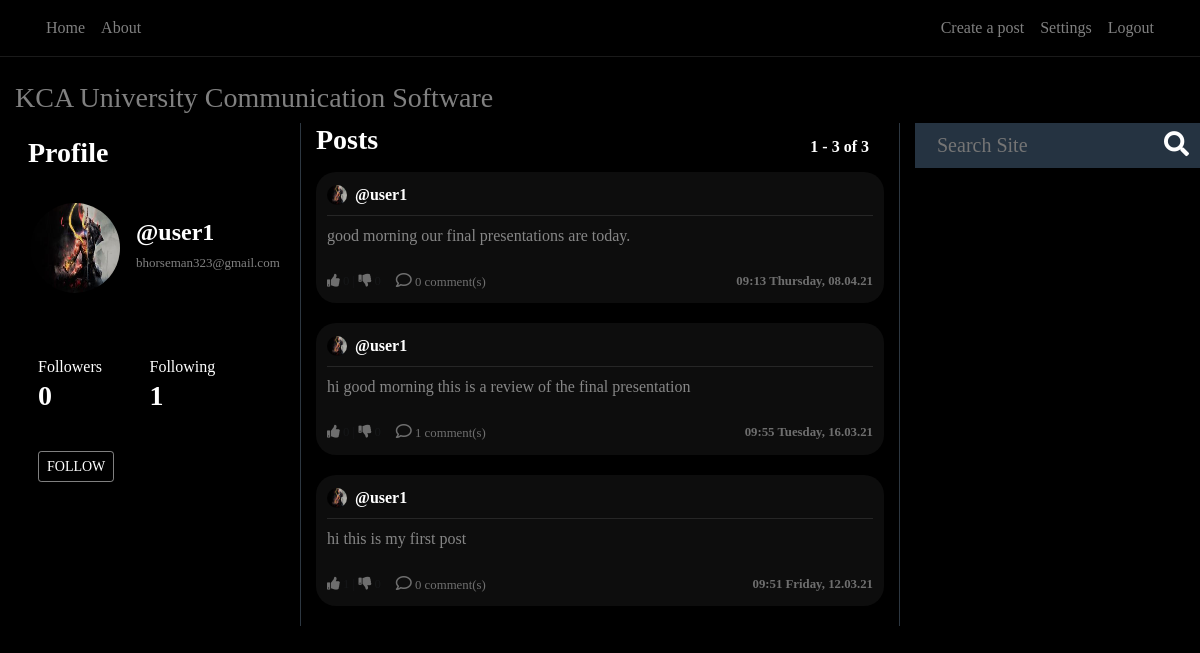
The app's page /user/@user1 (signed in) with its own data.
### users/models.py (models this page shows, shortened)
class Profile(models.Model):
    user = models.OneToOneField(User, on_delete=models.CASCADE)
    image = models.ImageField(default='default.png', upload_to='profile_pics')
    @property
    def followers(self):
        return Follow.objects.filter(follow_user=self.user).count()
    @property
    def following(self):
        return Follow.objects.filter(user=self.user).count()

### blog/models.py (models this page shows, shortened)
class Post(models.Model):
    content = models.TextField(max_length=1000)
    date_posted = models.DateTimeField(default=timezone.now)
    author = models.ForeignKey(User, on_delete=models.CASCADE)
    likes= models.IntegerField(default=0)
    dislikes= models.IntegerField(default=0)
    @property
    def number_of_comments(self):
        return Comment.objects.filter(post_connected=self).count()

### blog/views.py (the view, shortened to what this page needs)
# urls.py: path('user/<str:username>', UserPostListView.as_view(), name='user-posts'),
class UserPostListView(LoginRequiredMixin, ListView):
    model = Post
    template_name = 'blog/user_posts.html'
    context_object_name = 'posts'
    paginate_by = PAGINATION_COUNT
    def visible_user(self):
        return get_object_or_404(User, username=self.kwargs.get('username'))
    def get_context_data(self, **kwargs):
        visible_user = self.visible_user()
        logged_user = self.request.user
        print(logged_user.username == '', file=sys.stderr)
        if logged_user.username == '' or logged_user is None:
            can_follow = False
        else:
            can_follow = (Follow.objects.filter(user=logged_user,
                                                follow_user=visible_user).count() == 0)
        data = super().get_context_data(**kwargs)
        data['user_profile'] = visible_user
        data['can_follow'] = can_follow
        return data
    def get_queryset(self):
        user = self.visible_user()
        return Post.objects.filter(author=user).order_by('-date_posted')

### blog/templates/blog/user_posts.html
{% extends "blog/home.html" %}

### blog/templates/blog/home.html (shortened to what this page needs)
{% extends "blog/base.html" %}
{% load static %}
{% block content %}
<h3> KCA University Communication Software</h3>
    <div class="row">
        <div class="col-12 col-md-3 pr-4 dont-move">
            <div style="background-color: #000000; color: white;" class="profile-section">
            <h3 class=" white-important p-2">
                Profile
            </h3>
            <article class="media content-section" style="height: 140px; width: 100%">
                {%  if user_profile != None %}
                    <div class="mt-2 d-flex full-width align-items-center">
                        <img
                           class="rounded-circle mr-3 img-fluid"
                           style="width: 90px; height: 90px;"
                           src="{{ user_profile.profile.image.url }}">
                        <div>
                            <h4 style="text-align: left"
                                    class="white-important">
                                {{ user_profile.username }}
                            </h4>
                            <h6 style="text-align: left"
                                    class="email-profile">
                                {{ user.email }}
                            </h6>
                        </div>
                    </div>
                {%  endif %}
            </article>
            <article class="media content-section">
                <div class="row full-width pl-2">
                    <div class="col-6">
                            Followers
                    </div>
                    <div class="col-6">
                            Following
                    </div>
                    {%  if user_profile != None %}
                        <div class="col-6">
                            <h3 class="white-important follow-click">
                                <a href="{% url 'user-followers' user_profile.username %}">
                                    {{ user_profile.profile.followers }}
                                </a>
                            </h3>
                        </div>
                         <div class="col-6">
                            <a href="{% url 'user-follows' user_profile.username %}">
                                <h3 class="white-important follow-click">
                                    {{ user_profile.profile.following }}
                                </h3>
                            </a>
                        </div>
                    {%  endif %}
                </div>
            </article>
            <div class="d-flex">
                {%  if user_profile is not None and user_profile.id != user.id  and user.username != '' %}
                    <form method="POST">
                        <div class="form-group">
                            <button style="margin-left: 18px" class="btn btn-sm btn-outline-secondary"
                                    name="{% if can_follow %}follow{% else %}unfollow{% endif %}"
                                    type="submit">
                                 {% if can_follow %}
                                     FOLLOW
                                 {% else %}
                                     UNFOLLOW
                                 {% endif %}
                            </button>
                        </div>
                    </form>
                {% endif %}
            </div>
            </div>
        </div>
        <div class="col-12 col-md-6 scrollable" >
            <div class="full-width row">
                <div class="col-6">
                    <h3 class="white-important mb-3">
                        Posts
                    </h3>
                </div>
                 <div class="col-6 no-padding">
                    <h6
                            style="position: absolute; bottom: 0; right: 0"
                            class="white-important mb-3">
                        {{ page_obj.start_index }} - {{ page_obj.end_index }} of
                        {{ paginator.count }}
                    </h6>
                </div>
            </div>
            {% for post in posts %}
                <article class="media content-section hovered-tweet">
                <div style="width: 100%; word-break: break-all;">
                    <div class="pb-2 row m-0" style="width: 100%; margin-right: 0 !important;">
                       <div
                               style="padding-left: 0px !important;"
                               class="col-8 no-padding d-flex align-items-center">
                           <img
                               class="rounded-circle mr-2"
                               style="width: 20px; height: 20px;"
                               src="{{ post.author.profile.image.url }}">
                           <a class="mr-2 white-important" href="{% url 'user-posts' post.author %}">
                               {{ post.author }}
                           </a>
                       </div>
                       <div class="col-4 d-flex flex-row-reverse no-padding align-items-center"
                            style="padding-right: 0 !important;">
                       </div>
                   </div>
                    <div
                            class="mb-2"
                            style="width: 100%; height: 1px; background-color: rgba(255, 255, 255, 0.1)"></div>
                    <a
                            style="color: rgba(255, 255, 255, 0.5) !important;"
                            href="{% url 'post-detail' post.id %}">
                        <p class="mb-4">
                            {{ post.content }}
                        </p>
                    </a>
                        <div class="row">
                            <div class="col-6" style="display: flex;">
                                <small style="opacity: 0.4;">
                                    <a href="#" onClick="document.getElementById('likebutton').submit()"><i class="fas fa-thumbs-up"></i></a> {{post.likes}}   |   <a href="#" onClick="document.getElementById('dislikebutton').submit()"><i class="fas fa-thumbs-down"></i></a> {{post.dislikes}}
                                </small>
                                <small style="opacity: 0.4; margin-left:15px;">
                                    <a href="/post/{{post.id}}/">
                                        <i style=" font-size: 16px;" class="far fa-comment"></i> {{ post.number_of_comments }} comment(s)
                                    </a>
                                </small>
                            </div>
                            <div class="col-6">
                                <small
                                        style="opacity: 0.4;"
                                    class="white-important d-flex full-width flex-row-reverse">
                                    {{ post.date_posted | date:"H:i l, d.m.y" }}
                                </small>
                            </div>
                        </div>
                </div>
                </article>
            {% endfor %}
        </div>
      <div class="col-12 col-md-3 dont-move">
            <form action="{% url 'search' %}" method="post">{% csrf_token %}
                <div class="search-container">
                    <div class="search">
                    <input required name="search" type="text" id="zip-code-input" placeholder="Search Site">
                    <button type="submit" style="border:0; background: transparent;"><i class="fa fa-search"></i> </button> </a>
                </form>
              </div>
        </div>
    </div>
{% endblock content %}

### blog/static/blog/main.css (style rules this page uses)
:root { --muted-color: rgba(255, 255, 255, 0.5); }
h1, h2, h3, h4, h5, h6 { color: var(--muted-color); }
.content-section { padding: 10px 10px; margin-bottom: 20px; }
.no-padding { padding: 0 !important; }
a { color: white; text-underline: none; text-decoration: none !important; }
article { border-radius: 2px; }
.white-important { color: white; font-weight: bold; }
.full-width { width: 100% }
.btn-outline-secondary { border-color: rgba(255, 255, 255, 0.5); color: white !important; }
.hovered-tweet { background-color: #90909017; border-radius: 20px; }
.hovered-tweet { border: 1px solid transparent; }
.profile-section { background-color: #2d3741; padding: 5px; border-radius: 1px; }
.scrollable { overflow-y: auto; border-left: 1px solid #2d3741; border-right: 1px solid #2d3741; }
.email-profile { font-size: 13px; outline: hidden; }

### blog/static/blog/style.css (style rules this page uses)
body { font-family:bahnschrift; height: 100vh; margin: 0; padding: 0; }
.search-container { width: 300px; height: 45px; background-color: #253341; border-radius: 0px; display: flex; }
.search-container input { width: 100%; font-size: 20px; background-color: transparent; border: 0; color: white; }
.search-container .search { flex-grow: 1; display: flex; align-items: center; padding-left: 20px; padding-right: 20px; }
.search i { font-size: 25px; color: white; }
.search i { cursor: pointer; }

### records on screen
Post: author.profile.image (picture), author "@user1", content "good morning our final presentations are today.", number_of_comments "0", date_posted "09:13 Thursday, 08.04.21"
Post: author.profile.image (picture), author "@user1", content "hi good morning this is a review of the final presentation", number_of_comments "1", date_posted "09:55 Tuesday, 16.03.21"
Post: author.profile.image (picture), author "@user1", content "hi this is my first post", number_of_comments "0", date_posted "09:51 Friday, 12.03.21"

### other values on screen
{{ user_profile.username }} "@user1"
{{ user.email }} "bhorseman323@gmail.com"
{{ user_profile.profile.followers }} "0"
{{ user_profile.profile.following }} "1"
{{ page_obj.start_index }} "1"
{{ page_obj.end_index }} "3"
{{ paginator.count }} "3"
